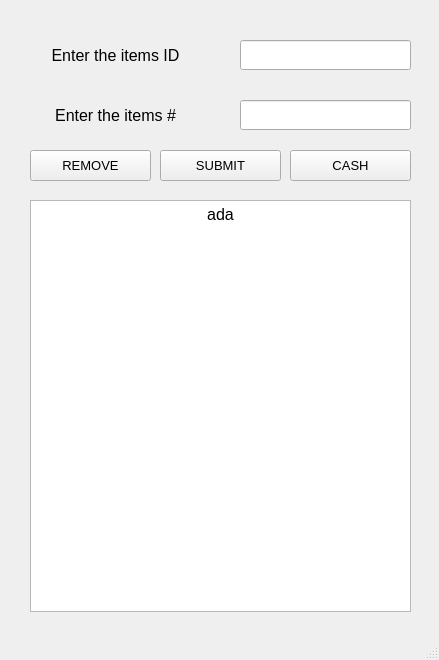
<?xml version="1.0" encoding="UTF-8"?>
<ui version="4.0">
 <class>MainWindow</class>
 <widget class="QMainWindow" name="MainWindow">
  <property name="geometry">
   <rect>
    <x>0</x>
    <y>0</y>
    <width>439</width>
    <height>660</height>
   </rect>
  </property>
  <property name="windowTitle">
   <string>MainWindow</string>
  </property>
  <widget class="QWidget" name="centralwidget">
   <widget class="QLabel" name="label">
    <property name="geometry">
     <rect>
      <x>20</x>
      <y>10</y>
      <width>191</width>
      <height>91</height>
     </rect>
    </property>
    <property name="font">
     <font>
      <pointsize>12</pointsize>
     </font>
    </property>
    <property name="text">
     <string>Enter the items ID</string>
    </property>
    <property name="alignment">
     <set>Qt::AlignCenter</set>
    </property>
   </widget>
   <widget class="QLabel" name="label_2">
    <property name="geometry">
     <rect>
      <x>20</x>
      <y>70</y>
      <width>191</width>
      <height>91</height>
     </rect>
    </property>
    <property name="font">
     <font>
      <pointsize>12</pointsize>
     </font>
    </property>
    <property name="text">
     <string>Enter the items #</string>
    </property>
    <property name="alignment">
     <set>Qt::AlignCenter</set>
    </property>
   </widget>
   <widget class="QLineEdit" name="ilabel">
    <property name="geometry">
     <rect>
      <x>240</x>
      <y>40</y>
      <width>171</width>
      <height>30</height>
     </rect>
    </property>
    <property name="font">
     <font>
      <pointsize>10</pointsize>
     </font>
    </property>
   </widget>
   <widget class="QLineEdit" name="qlabel">
    <property name="geometry">
     <rect>
      <x>240</x>
      <y>100</y>
      <width>171</width>
      <height>30</height>
     </rect>
    </property>
    <property name="font">
     <font>
      <pointsize>10</pointsize>
     </font>
    </property>
   </widget>
   <widget class="QPushButton" name="cashbut">
    <property name="geometry">
     <rect>
      <x>290</x>
      <y>150</y>
      <width>121</width>
      <height>31</height>
     </rect>
    </property>
    <property name="font">
     <font>
      <pointsize>10</pointsize>
     </font>
    </property>
    <property name="text">
     <string>CASH</string>
    </property>
   </widget>
   <widget class="QPushButton" name="rembut">
    <property name="geometry">
     <rect>
      <x>30</x>
      <y>150</y>
      <width>121</width>
      <height>31</height>
     </rect>
    </property>
    <property name="font">
     <font>
      <pointsize>10</pointsize>
     </font>
    </property>
    <property name="text">
     <string>REMOVE</string>
    </property>
   </widget>
   <widget class="QPushButton" name="subbut">
    <property name="geometry">
     <rect>
      <x>160</x>
      <y>150</y>
      <width>121</width>
      <height>31</height>
     </rect>
    </property>
    <property name="font">
     <font>
      <pointsize>10</pointsize>
     </font>
    </property>
    <property name="text">
     <string>SUBMIT</string>
    </property>
   </widget>
   <widget class="QTextBrowser" name="textBrowser">
    <property name="geometry">
     <rect>
      <x>30</x>
      <y>200</y>
      <width>381</width>
      <height>412</height>
     </rect>
    </property>
    <property name="html">
     <string>&lt;!DOCTYPE HTML PUBLIC &quot;-//W3C//DTD HTML 4.0//EN&quot; &quot;http://www.w3.org/TR/REC-html40/strict.dtd&quot;&gt;
&lt;html&gt;&lt;head&gt;&lt;meta name=&quot;qrichtext&quot; content=&quot;1&quot; /&gt;&lt;style type=&quot;text/css&quot;&gt;
p, li { white-space: pre-wrap; }
&lt;/style&gt;&lt;/head&gt;&lt;body style=&quot; font-family:'MS Shell Dlg 2'; font-size:7.8pt; font-weight:400; font-style:normal;&quot;&gt;
&lt;p align=&quot;center&quot; style=&quot; margin-top:0px; margin-bottom:0px; margin-left:0px; margin-right:0px; -qt-block-indent:0; text-indent:0px;&quot;&gt;&lt;span style=&quot; font-size:12pt;&quot;&gt;ada&lt;/span&gt;&lt;/p&gt;&lt;/body&gt;&lt;/html&gt;</string>
    </property>
   </widget>
  </widget>
  <widget class="QMenuBar" name="menubar">
   <property name="geometry">
    <rect>
     <x>0</x>
     <y>0</y>
     <width>439</width>
     <height>26</height>
    </rect>
   </property>
  </widget>
  <widget class="QStatusBar" name="statusbar"/>
 </widget>
 <resources/>
 <connections/>
</ui>
